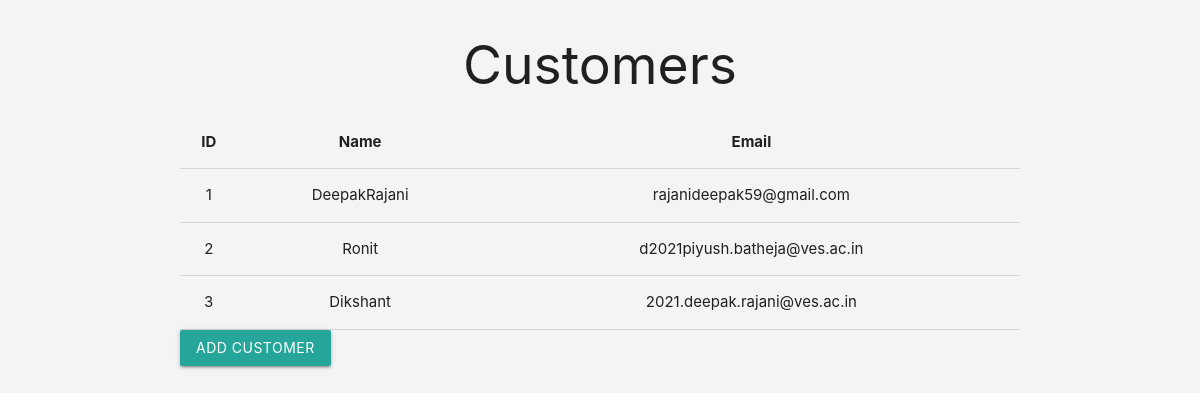
Page /customers on the committed database.
### main.py (models this page shows)
class Customer(Base):
    __tablename__ = "customers"
    id = Column(Integer, primary_key=True, index=True)
    name = Column(String, index=True)
    email = Column(String, index=True)

### main.py (the view)
@app.get("/customers", response_class=HTMLResponse)
async def read_customers(request: Request, db: Session = Depends(get_db)):
    customers = db.query(Customer).all()
    return templates.TemplateResponse("customers.html", {"request": request, "customers": customers})

### templates/customers.html (shortened to what this page needs)
<!DOCTYPE html>
<html lang="en">
<head>
    <link href="https://cdnjs.cloudflare.com/ajax/libs/materialize/1.0.0/css/materialize.min.css" rel="stylesheet">
</head>
<body>
    <div class="container">
        <h2 class="center-align">Customers</h2>
        <table class="highlight product-table">
                <thead>
                    <tr>
                        <th>ID</th>
                        <th>Name</th>
                        <th>Email</th>
                    </tr>
                </thead>
                <tbody>
                    {% for customer in customers %}
                        <tr>
                            <td>{{ customer.id }}</td>
                            <td>{{ customer.name }}</td>
                            <td>{{ customer.email }}</td>
                        </tr>
                    {% endfor %}
                </tbody>
            </table>
        <a class="btn waves-effect waves-light" href="/add-customer">Add Customer</a>
    </div>
</body>
</html>

### templates/customers.html (style rules this page uses)
body { background-color: #f4f4f4; margin: 0; padding: 0; }
.container { margin-top: 20px; }
.product-table th, .product-table td { text-align: center; }

### rows in the picture
Customer: id "1", name "DeepakRajani", email "rajanideepak59@gmail.com"
Customer: id "2", name "Ronit", email "d2021piyush.batheja@ves.ac.in"
Customer: id "3", name "Dikshant", email "2021.deepak.rajani@ves.ac.in"
